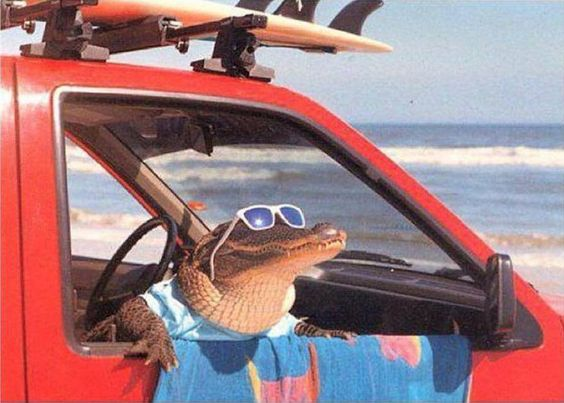
#> input picture processamento de imagens/teste.jpg, 564 x 403 px
$ python invertida.py
#> lines starting #> are read from the running program, lines starting #| are printed output that depends on the picture
import cv2

# Vertical
    # Carrega a imagem
img = cv2.imread("teste.jpg")
#> img is the input picture: shape (403, 564, 3); mean B, G, R 129.5, 124.7, 160.2
    # Inverte a imagem verticalmente
img_invertida = cv2.flip(img, 0)
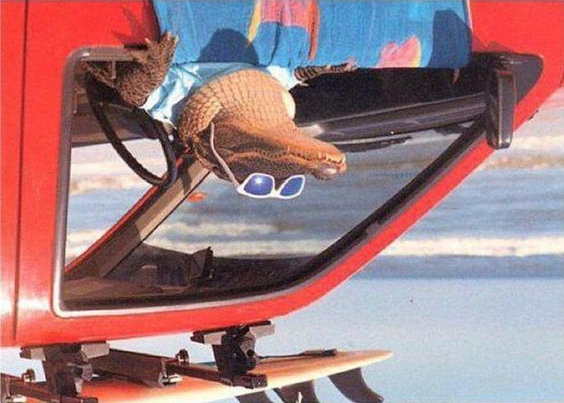
#> img_invertida: shape (403, 564, 3); mean B, G, R 129.5, 124.7, 160.2
    # Mostra a imagem original e a imagem invertida verticalmente
cv2.imshow("Imagem Original", img)
cv2.imshow("Imagem Invertida", img_invertida)
cv2.waitKey(0)
cv2.destroyAllWindows()

#Horizontal
    # Carrega a imagem
img = cv2.imread("teste.jpg")
    # Inverte a imagem horizontalmente
img_invertida = cv2.flip(img, 1)
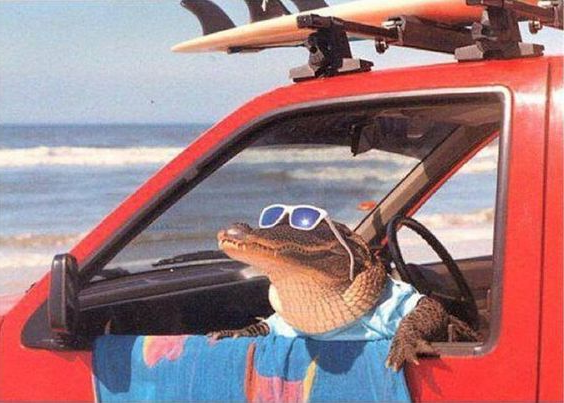
#> img_invertida: shape (403, 564, 3); mean B, G, R 129.5, 124.7, 160.2
    # Mostra a imagem invertida horizontalmente
cv2.imshow("Imagem Invertida", img_invertida)
cv2.waitKey(0)
cv2.destroyAllWindows()
